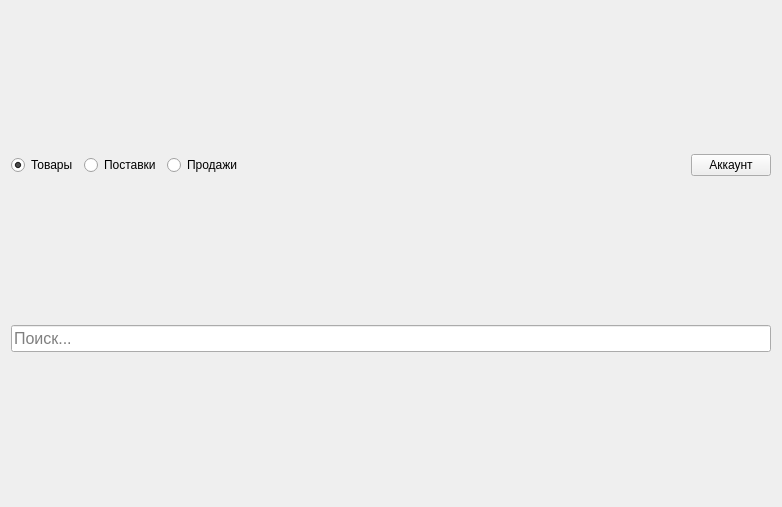
<?xml version="1.0" encoding="UTF-8"?>
<ui version="4.0">
 <class>AdminWindow</class>
 <widget class="QWidget" name="AdminWindow">
  <property name="geometry">
   <rect>
    <x>0</x>
    <y>0</y>
    <width>782</width>
    <height>507</height>
   </rect>
  </property>
  <property name="windowTitle">
   <string>Администратор</string>
  </property>
  <layout class="QVBoxLayout" name="verticalLayout_2" stretch="0,0,1">
   <item>
    <layout class="QHBoxLayout" name="horizontalLayout">
     <item>
      <widget class="QRadioButton" name="rbProduct">
       <property name="text">
        <string>Товары</string>
       </property>
       <property name="checked">
        <bool>true</bool>
       </property>
      </widget>
     </item>
     <item>
      <widget class="QRadioButton" name="rbSupply">
       <property name="text">
        <string>Поставки</string>
       </property>
      </widget>
     </item>
     <item>
      <widget class="QRadioButton" name="rbSale">
       <property name="text">
        <string>Продажи</string>
       </property>
      </widget>
     </item>
     <item>
      <spacer name="hSpacer">
       <property name="orientation">
        <enum>Qt::Orientation::Horizontal</enum>
       </property>
       <property name="sizeHint" stdset="0">
        <size>
         <width>40</width>
         <height>20</height>
        </size>
       </property>
      </spacer>
     </item>
     <item>
      <widget class="QPushButton" name="pbAdminAccount">
       <property name="text">
        <string>Аккаунт</string>
       </property>
      </widget>
     </item>
    </layout>
   </item>
   <item>
    <widget class="QLineEdit" name="leSearch">
     <property name="font">
      <font>
       <pointsize>12</pointsize>
      </font>
     </property>
     <property name="placeholderText">
      <string>Поиск...</string>
     </property>
    </widget>
   </item>
   <item>
    <layout class="QVBoxLayout" name="vlWorkflow">
     <property name="sizeConstraint">
      <enum>QLayout::SizeConstraint::SetDefaultConstraint</enum>
     </property>
    </layout>
   </item>
  </layout>
 </widget>
 <resources/>
 <connections/>
</ui>
